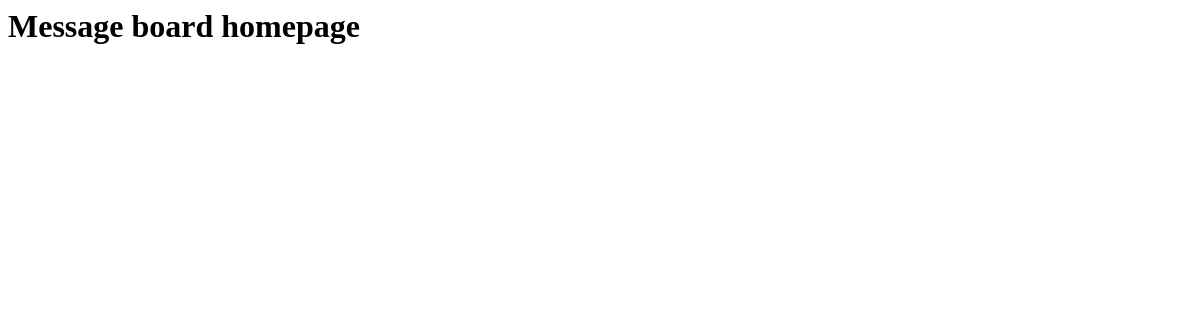
Before: / with the older database file.
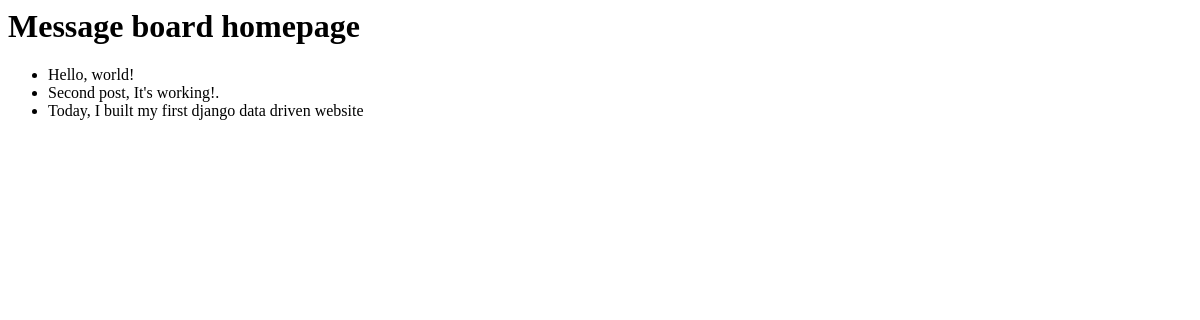
After: the same page with the newer database file.
### posts/models.py (models this page shows)
class Post(models.Model):
    text = models.TextField()
    def __str__(self):
        return self.text[:50]

### posts/views.py (the view)
# urls.py: path('', views.HomePageView.as_view(), name='home'),
class HomePageView(ListView):
    model = Post
    template_name = 'home.html'

### templates/home.html
<h1>Message board homepage</h1>
<ul>
    {% for post in object_list %}
        <li>{{ post }}</li>
    {% endfor %}
</ul>

Changed rows visible on the page:
added Post: text "Hello, world!"
added Post: text "Second post, It's working!."
added Post: text "Today, I built my first django data driven website"
